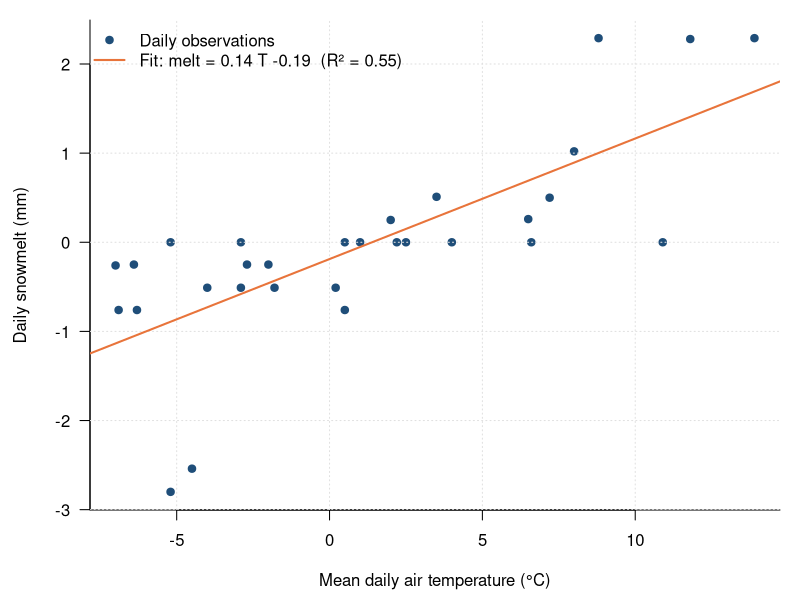

Write R code to recreate this figure.
# Daily snowmelt vs air temperature, Bogus Basin, April 2023 (degree-day regression)
# Chapter 6 draft; data supplied by chapter author (bogus_basin_april2023_temp_melt.csv)
# Run: Rscript temperature_melt_regression.R -> figure_r.png (base R, no packages)
d <- read.csv("bogus_basin_april2023_temp_melt.csv")
fit <- lm(melt_mm ~ temp_c, data = d)
r2 <- summary(fit)$r.squared
png("figure_r.png", width = 1050, height = 750, res = 150)
par(mar = c(4.5, 4.5, 1, 1), las = 1)
plot(d$temp_c, d$melt_mm, pch = 19, col = "#1f4e79", xlab = "Mean daily air temperature (°C)", ylab = "Daily snowmelt (mm)", bty = "l")
grid(col = "grey88")
abline(fit, col = "#e8743b", lwd = 2)
legend("topleft", bty = "n", lty = c(NA, 1), pch = c(19, NA), col = c("#1f4e79", "#e8743b"), lwd = c(NA, 2),
       legend = c("Daily observations", sprintf("Fit: melt = %.2f T %+.2f  (R² = %.2f)", coef(fit)[2], coef(fit)[1], r2)))
invisible(dev.off())
